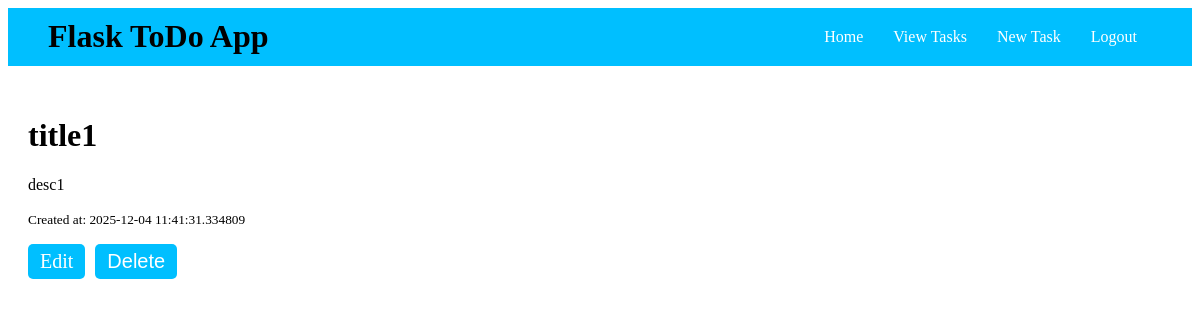
/task/1 (signed in), run on an earlier commit of the app's database.
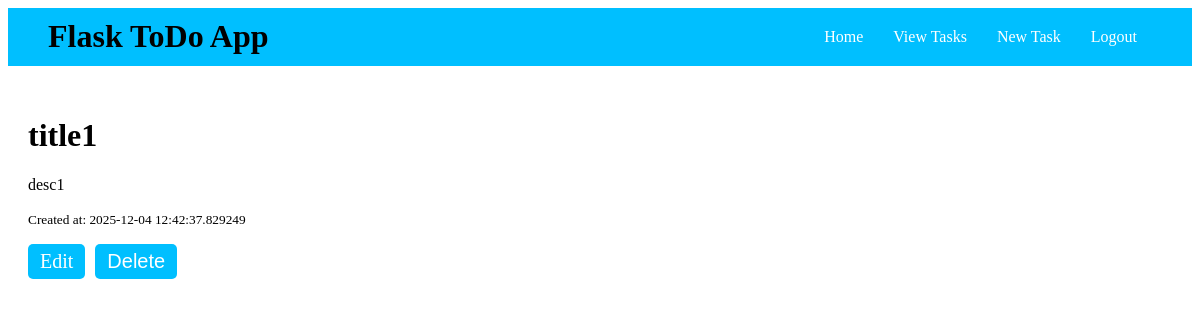
And on a later commit of the database.
### models.py (models this page shows, shortened)
class Todo(db.Model):
    __tablename__ = "todos"
    id: so.Mapped[int] = so.mapped_column(primary_key=True)
    title: so.Mapped[str] = so.mapped_column(sa.String(), index=True)
    description: so.Mapped[str] = so.mapped_column(sa.String())
    created_at: so.Mapped[datetime] = so.mapped_column(sa.DateTime, default=datetime.now)
    user_id: so.Mapped[int] = so.mapped_column(sa.ForeignKey('users.id'), index=True, nullable=False)
    user: so.Mapped[User] = so.relationship(back_populates='todos')

### routes.py (the view)
@app.route("/task/<int:task_id>")
@login_required
def task(task_id):
    task = Todo.query.get_or_404(task_id)
    return render_template("task.html", task=task)

### models.py (called while the page is built)
@login.user_loader
def load_user(id):
    return db.session.get(User, int(id))

### templates/task.html
{% extends 'base.html' %}
{% block main %}
<h1>{{ task.title }}</h1>
<p>{{ task.description }}</p>
<p><small>Created at: {{ task.created_at}}</p>
<div class="task-actions">
    <a href="{{ url_for('edit_task', task_id=task.id) }}" class="btn">Edit</a>
    <form method="post" action="{{ url_for('delete_task', task_id=task.id) }}">
        <button type="submit" class="btn">Delete</button>
    </form>
</div>
{% endblock %}

### templates/base.html (shortened to what this page needs)
<!DOCTYPE html>
<html lang="en">
<head>
    <link href="{{ url_for('static', filename='css/style.css') }}" rel="stylesheet">
</head>
<body>
  <nav>
    <h1>Flask ToDo App</h1>
    <ul>
      <li class="navlink"><a href="{{ url_for('index') }}">Home</a></li>
      {% if current_user.is_anonymous %}
      <li class="navlink"><a href="{{ url_for('login') }}">Login</a></li>
      <li class="navlink"><a href="{{ url_for('register') }}">Register</a></li>
      {% else %}
      <li class="navlink"><a href="{{ url_for('all_tasks') }}">View Tasks</a></li>
      <li class="navlink"><a href="{{ url_for('create_task') }}">New Task</a></li>
      <li class="navlink"><a href="{{ url_for('logout') }}">Logout</a></li>
      {% endif %}
    </ul>
  </nav>
  <main>
    {% block main %}
    {% endblock %}
  </main>
</body>
</html>

### static/css/style.css (style rules this page uses)
nav { margin: 0 auto 10px auto; background-color: DeepSkyBlue; padding: 0 30px; display: flex; justify-content: space-between; }
nav h1 { margin: 10px; font-size: 2em; font-weight: bold; }
nav ul { list-style-type: none; display: flex; margin: 10px; }
nav ul .navlink a { display: inline-block; padding: 10px 15px; text-decoration: none; color: white; }
main { margin: 0 auto; padding: 20px; }
.task-actions { display: flex; gap: 10px; align-items: center; }
.btn { background-color: DeepSkyBlue; color: white; border: none; padding: 6px 12px; border-radius: 5px; text-decoration: none; font-size: 1.5em; cursor: pointer; }

What changed in the data, as far as the page shows it:
changed Todo "title1": created_at "2025-12-04 11:41:31.334809" → "2025-12-04 12:42:37.829249"
